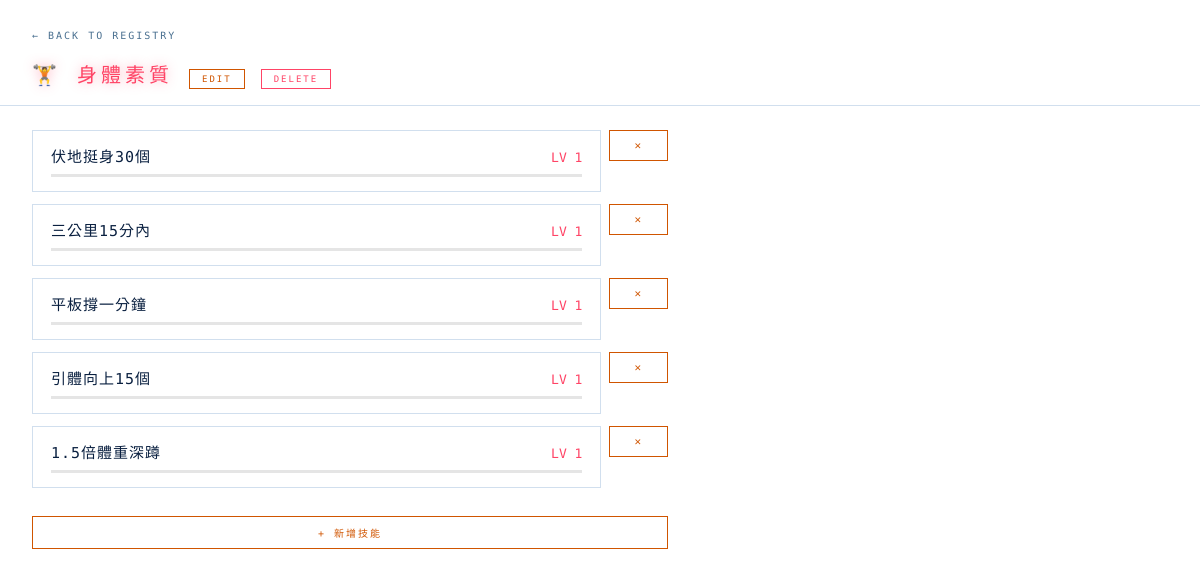
/category/3, run on an earlier commit of the app's database.
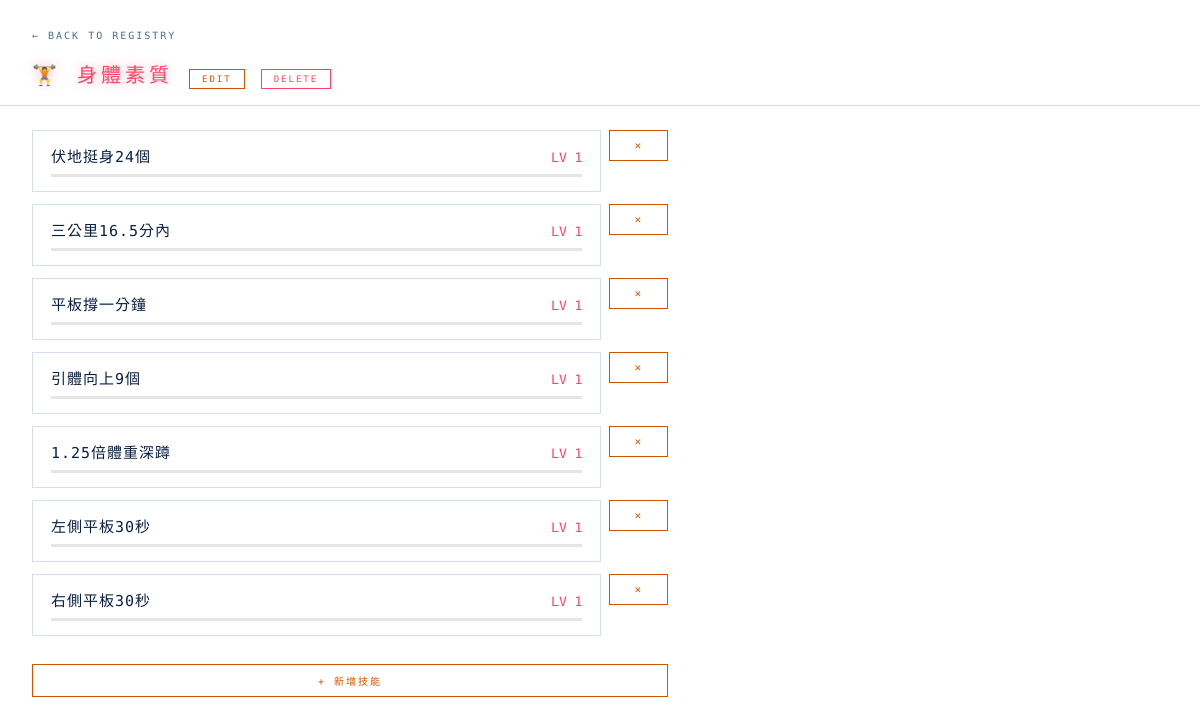
And on a later commit of the database.
### tables this page shows
CREATE TABLE categories (
            id         INTEGER PRIMARY KEY,
            name       TEXT NOT NULL,
            emoji      TEXT,
            color      TEXT,
            created_at DATETIME DEFAULT CURRENT_TIMESTAMP
        );

CREATE TABLE skills (
            id          INTEGER PRIMARY KEY,
            category_id INTEGER REFERENCES categories(id),
            parent_id   INTEGER REFERENCES skills(id),
            name        TEXT NOT NULL,
            description TEXT,
            created_at  DATETIME DEFAULT CURRENT_TIMESTAMP
        );

### app.py (the view)
@app.route("/category/<int:cat_id>")
def category(cat_id):
    cats = get_all_categories()
    cat = next((c for c in cats if c["id"] == cat_id), None)
    if not cat:
        return "Not found", 404
    return render_template("category.html",
                           category=cat,
                           skills=get_skills_by_category(cat_id))

### db.py (called while the page is built)
def get_db():
    conn = sqlite3.connect(DB_PATH)
    conn.row_factory = sqlite3.Row
    return conn

def xp_for_next_level(n):
    return int(100 * (n ** 1.5))

def calc_level(total_xp):
    level = 1
    accumulated = 0
    while level < 20:
        needed = xp_for_next_level(level)
        if accumulated + needed > total_xp:
            break
        accumulated += needed
        level += 1
    if level >= 20:
        return (20, 0, 0)
    current = total_xp - accumulated
    to_next = xp_for_next_level(level)
    return (level, current, to_next)

def get_skill_xp(skill_id):
    with get_db() as conn:
        row = conn.execute(
            "SELECT COALESCE(SUM(xp), 0) as total FROM xp_logs WHERE skill_id = ?",
            (skill_id,)
        ).fetchone()
        return row["total"]

def get_all_categories():
    with get_db() as conn:
        cats = conn.execute("SELECT * FROM categories ORDER BY id").fetchall()
    result = []
    for cat in cats:
        with get_db() as conn:
            skill_ids = conn.execute(
                "SELECT id FROM skills WHERE category_id = ?", (cat["id"],)
            ).fetchall()
        levels = [calc_level(get_skill_xp(s["id"]))[0] for s in skill_ids]
        avg = round(sum(levels) / len(levels), 1) if levels else 0
        result.append({
            "id": cat["id"],
            "name": cat["name"],
            "emoji": cat["emoji"],
            "color": cat["color"],
            "avg_level": avg,
            "skill_count": len(skill_ids),
        })
    return result

def get_skills_by_category(category_id):
    with get_db() as conn:
        skills = conn.execute(
            "SELECT * FROM skills WHERE category_id = ? ORDER BY parent_id NULLS FIRST, id",
            (category_id,)
        ).fetchall()
    result = []
    for s in skills:
        total_xp = get_skill_xp(s["id"])
        lv, current, to_next = calc_level(total_xp)
        result.append({
            "id": s["id"],
            "name": s["name"],
            "description": s["description"],
            "parent_id": s["parent_id"],
            "level": lv,
            "total_xp": total_xp,
            "current_xp": current,
            "xp_to_next": to_next,
            "progress_pct": round(current / to_next * 100, 1) if to_next > 0 else 100,
        })
    return result

### templates/category.html (shortened to what this page needs)
<!DOCTYPE html>
<html lang="zh-TW">
<head>
  <link rel="stylesheet" href="/static/style.css">
</head>
<body>
<div class="screen">
  <div class="page-header">
    <a class="back-link" href="/">← BACK TO REGISTRY</a>
    <div style="display:flex; align-items:baseline; gap:16px; margin-top:8px;">
      <div class="page-title" style="color: {{ category.color }}; text-shadow: 0 0 12px {{ category.color }}66;">
        {{ category.emoji }} {{ category.name }}
      </div>
      <button class="btn" style="font-size:9px; padding:4px 12px;" onclick="document.getElementById('cat-edit-form').style.display='block'; this.style.display='none'">EDIT</button>
      <form method="POST" action="/category/{{ category.id }}/delete" style="display:inline;" onsubmit="return confirm('確定刪除「{{ category.name }}」及底下所有技能？')">
        <button class="btn" type="submit" style="font-size:9px; padding:4px 12px; border-color:#ff4466; color:#ff4466;">DELETE</button>
      </form>
    </div>
  </div>
  <div class="skills-list">
    {% for skill in skills %}
    <div class="skill-card-wrap {% if skill.parent_id %}child{% endif %}">
      <a class="skill-card"
         href="/skill/{{ skill.id }}"
         style="--bar-color: {{ category.color }}">
        <div class="skill-card-header">
          <span class="skill-card-name">{{ skill.name }}</span>
          <span class="skill-card-level" style="color: {{ category.color }}">LV {{ skill.level }}</span>
        </div>
        <div class="xp-bar-bg">
        </div>
      </a>
      <form method="POST" action="/skill/{{ skill.id }}/delete"
            onsubmit="return confirm('確定刪除「{{ skill.name }}」及其所有子技能？')">
        <button class="btn skill-del-btn" type="submit">✕</button>
      </form>
    </div>
    {% else %}
    <div style="color: var(--text-dim); font-size: 11px; letter-spacing: 2px;">NO SKILLS YET</div>
    {% endfor %}
    <button class="btn" style="margin-top:16px; font-size:10px;"
            onclick="document.getElementById('add-skill-form').style.display='block'; this.style.display='none'">
      + 新增技能
    </button>
  </div>
</div>
</body>
</html>

### static/style.css (style rules this page uses)
*, *::before, *::after { box-sizing: border-box; margin: 0; padding: 0; }
:root { --bg: #ceeef8; --bg2: rgba(255,255,255,0.72); --border: rgba(0,80,160,0.18); --text: #0a2040; --text-dim: #4a7090; --accent: #d05500; }
body { background: url('/static/img/bg_dragonball.png') center center / cover no-repeat fixed; color: var(--text); font-family: 'Share Tech Mono', 'Courier New', monospace; min-height: 100vh; overflow-x: hidden; }
body::before { display: none; }
.screen { position: relative; z-index: 1; }
.page-header { padding: 24px 32px 16px; border-bottom: 1px solid var(--border); background: rgba(255,255,255,0.45); backdrop-filter: blur(8px); }
.back-link { font-size: 10px; letter-spacing: 2px; color: var(--text-dim); text-decoration: none; text-transform: uppercase; }
.page-title { font-size: 20px; letter-spacing: 4px; text-transform: uppercase; margin-top: 8px; color: var(--accent); text-shadow: 0 0 10px rgba(200,80,0,0.25); }
.skills-list { padding: 24px 32px; display: flex; flex-direction: column; gap: 12px; max-width: 700px; }
.skill-card-wrap { display: flex; align-items: stretch; gap: 8px; }
.skill-card-wrap .skill-card { flex: 1; }
.skill-del-btn { border-color: #ff4466; color: #ff4466; padding: 4px 10px; font-size: 12px; align-self: stretch; }
.skill-card { background: var(--bg2); backdrop-filter: blur(6px); border: 1px solid var(--border); padding: 14px 18px; text-decoration: none; color: inherit; display: block; transition: border-color 0.15s, box-shadow 0.15s; }
.skill-card-header { display: flex; justify-content: space-between; align-items: baseline; margin-bottom: 8px; }
.skill-card-name { font-size: 15px; letter-spacing: 1px; }
.skill-card-level { font-size: 13px; color: var(--accent); }
.xp-bar-bg { height: 3px; background: rgba(0,0,0,0.1); width: 100%; }
.btn { background: transparent; border: 1px solid var(--accent); color: var(--accent); padding: 8px 24px; font-family: inherit; font-size: 11px; letter-spacing: 2px; text-transform: uppercase; cursor: pointer; transition: background 0.15s; }

What changed in the data, as far as the page shows it:
changed skills: name "伏地挺身30個" → "伏地挺身24個"
changed skills: name "三公里15分內" → "三公里16.5分內"
changed skills: name "引體向上15個" → "引體向上9個"
changed skills: name "1.5倍體重深蹲" → "1.25倍體重深蹲"
added skills: name "左側平板30秒", level "1"
added skills: name "右側平板30秒", level "1"
